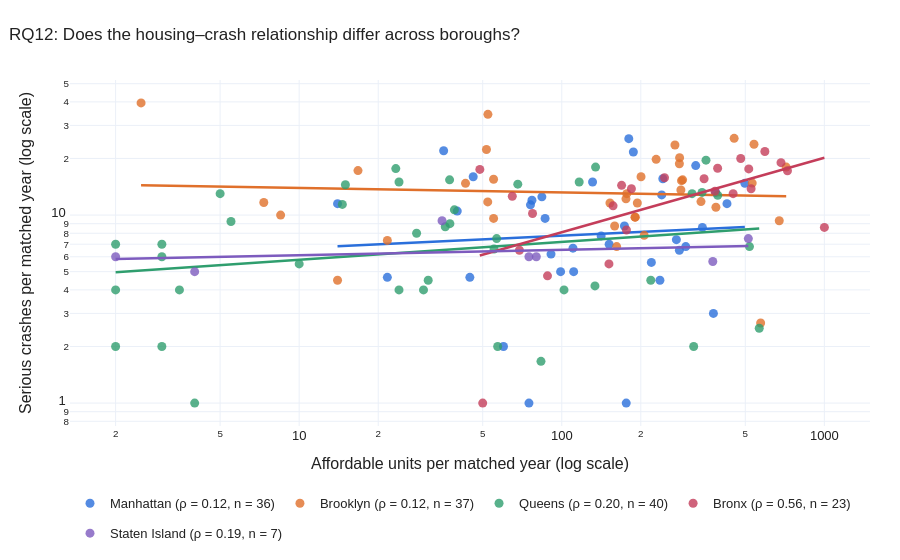

The notebook cell this image was saved under:
### Markdown cell above
### RQ12 chart: one colour and one trend line per borough
Each dot is a ZIP. Each line is that borough's log-log trend. The legend shows each borough's ρ and number of ZIPs. **Click a borough in the legend to hide it, or double-click to isolate it.**

### Code cell
fig_rq12 = go.Figure()
for borough, color in BOROUGH_COLORS.items():
    g = per_zip[per_zip["borough"] == borough]
    rho = rq12_table.set_index("borough").loc[borough, "spearman_rho"]
    fig_rq12.add_trace(go.Scatter(
        x=g["housing"], y=g["safety"], mode="markers", legendgroup=borough,
        name=f"{borough} (ρ = {rho:.2f}, n = {len(g)})",
        marker=dict(color=color, size=9, opacity=0.8),
        customdata=np.stack([g["zip_code"], g["matched_years"]], axis=-1),
        hovertemplate=("<b>%{customdata[0]}</b><br>Affordable units/year: %{x:.1f}"
                       "<br>Serious crashes/year: %{y:.1f}<br>Matched years: %{customdata[1]}"
                       "<extra></extra>")))
    # Straight line on log axes = least squares fit on log10 values
    slope, intercept = np.polyfit(np.log10(g["housing"]), np.log10(g["safety"]), 1)
    xs = np.linspace(g["housing"].min(), g["housing"].max(), 50)
    fig_rq12.add_trace(go.Scatter(
        x=xs, y=10 ** (intercept + slope * np.log10(xs)), mode="lines", legendgroup=borough,
        showlegend=False, hoverinfo="skip", line=dict(color=color, width=2.5)))

fig_rq12.update_xaxes(type="log")
fig_rq12.update_yaxes(type="log")
style_fig(fig_rq12, "RQ12: Does the housing–crash relationship differ across boroughs?",
          "Affordable units per matched year (log scale)",
          "Serious crashes per matched year (log scale)")
fig_rq12.show()

### Figure 1 — Plotly figure (JSON) as saved in the notebook; plotly's stock layout.template omitted (floating-point values rounded to 4 significant figures)
{"data": [{"customdata": [["10001", 2], ["10002", 4], ["10003", 3], ["10004", 2], ["10009", 3], ["10010", 2], ["10011", 4], ["10013", 2], ["10014", 2], ["10016", 3], ["10017", 1], ["10018", 1], ["10019", 2], ["10021", 1], ["10022", 2], ["10023", 2], ["10024", 4], ["10025", 5], ["10026", 5], ["10027", 5], ["10028", 2], ["10029", 3], ["10030", 5], ["10031", 5], ["10032", 5], ["10033", 4], ["10034", 5], ["10035", 5], ["10036", 5], ["10037", 3], ["10038", 1], ["10039", 2], ["10040", 3], ["10065", 2], ["10075", 3], ["10128", 3]], "hovertemplate": "<b>%{customdata[0]}</b><br>Affordable units/year: %{x:.1f}<br>Serious crashes/year: %{y:.1f}<br>Matched years: %{customdata[1]}<extra></extra>", "legendgroup": "Manhattan", "marker": {"color": "#2a6fdb", "opacity": 0.8, "size": 9}, "mode": "markers", "name": "Manhattan (ρ = 0.12, n = 36)", "type": "scatter", "x": [77.0, 498.0, 46.0, 236.5, 76.0, 84.0, 173.2, 14.0, 280.5, 187.3, 131.0, 176.0, 180.0, 99.0, 35.5, 151.5, 141.2, 343.2, 219.4, 240.2, 60.0, 323.7, 91.0, 296.6, 86.4, 425.8, 273.2, 385.4, 242.6, 44.67, 75.0, 378.0, 111.0, 40.0, 21.67, 110.3], "y": [12.0, 14.75, 16.0, 4.5, 11.33, 12.5, 8.75, 11.5, 6.5, 21.67, 15.0, 1.0, 25.5, 5.0, 22.0, 7.0, 7.75, 8.6, 5.6, 12.8, 2.0, 18.33, 6.2, 6.8, 9.6, 11.5, 7.4, 13.2, 15.6, 4.667, 1.0, 3.0, 5.0, 10.5, 4.667, 6.667]}, {"hoverinfo": "skip", "legendgroup": "Manhattan", "line": {"color": "#2a6fdb", "width": 2.5}, "mode": "lines", "showlegend": false, "type": "scatter", "x": [14.0, 23.88, 33.76, 43.63, 53.51, 63.39, 73.27, 83.14, 93.02, 102.9, 112.8, 122.7, 132.5, 142.4, 152.3, 162.2, 172.0, 181.9, 191.8, 201.7, 211.6, 221.4, 231.3, 241.2, 251.1, 260.9, 270.8, 280.7, 290.6, 300.4, 310.3, 320.2, 330.1, 340.0, 349.8, 359.7, 369.6, 379.5, 389.3, 399.2, 409.1, 419.0, 428.9, 438.7, 448.6, 458.5, 468.4, 478.2, 488.1, 498.0], "y": [6.817, 7.064, 7.229, 7.353, 7.454, 7.538, 7.612, 7.676, 7.734, 7.786, 7.834, 7.877, 7.918, 7.956, 7.992, 8.025, 8.057, 8.087, 8.116, 8.143, 8.169, 8.194, 8.218, 8.24, 8.263, 8.284, 8.304, 8.324, 8.343, 8.362, 8.38, 8.398, 8.415, 8.431, 8.447, 8.463, 8.478, 8.493, 8.508, 8.522, 8.536, 8.549, 8.563, 8.576, 8.588, 8.601, 8.613, 8.625, 8.637, 8.648]}, {"customdata": [["11201", 5], ["11203", 5], ["11204", 2], ["11205", 5], ["11206", 5], ["11207", 5], ["11208", 5], ["11209", 2], ["11210", 5], ["11211", 5], ["11212", 5], ["11213", 5], ["11214", 2], ["11215", 5], ["11216", 4], ["11217", 5], ["11218", 4], ["11219", 3], ["11220", 4], ["11221", 5], ["11222", 4], ["11223", 4], ["11224", 3], ["11225", 5], ["11226", 5], ["11229", 4], ["11230", 3], ["11231", 4], ["11232", 3], ["11233", 5], ["11234", 3], ["11235", 4], ["11236", 2], ["11237", 5], ["11238", 5], ["11239", 3], ["11249", 5]], "hovertemplate": "<b>%{customdata[0]}</b><br>Affordable units/year: %{x:.1f}<br>Serious crashes/year: %{y:.1f}<br>Matched years: %{customdata[1]}<extra></extra>", "legendgroup": "Brooklyn", "marker": {"color": "#e0702b", "opacity": 0.8, "size": 9}, "mode": "markers", "name": "Brooklyn (ρ = 0.12, n = 37)", "type": "scatter", "x": [386.4, 269.8, 8.5, 152.6, 281.0, 453.4, 715.6, 14.0, 531.2, 288.6, 539.6, 194.0, 55.0, 176.8, 190.0, 284.2, 52.25, 7.333, 280.5, 175.6, 159.0, 43.0, 673.3, 206.0, 228.8, 16.75, 51.67, 190.5, 21.67, 200.4, 52.33, 285.8, 2.5, 55.0, 339.0, 572.0, 161.8], "y": [11.0, 23.6, 10.0, 11.6, 20.2, 25.6, 18.0, 4.5, 14.8, 15.4, 23.8, 11.6, 15.5, 13.0, 9.75, 13.6, 11.75, 11.67, 18.75, 12.2, 8.75, 14.75, 9.333, 7.8, 19.8, 17.25, 22.33, 9.75, 7.333, 16.0, 34.33, 15.25, 39.5, 9.6, 11.8, 2.667, 6.8]}, {"hoverinfo": "skip", "legendgroup": "Brooklyn", "line": {"color": "#e0702b", "width": 2.5}, "mode": "lines", "showlegend": false, "type": "scatter", "x": [2.5, 17.05, 31.61, 46.16, 60.71, 75.27, 89.82, 104.4, 118.9, 133.5, 148.0, 162.6, 177.1, 191.7, 206.2, 220.8, 235.3, 249.9, 264.5, 279.0, 293.6, 308.1, 322.7, 337.2, 351.8, 366.3, 380.9, 395.4, 410.0, 424.5, 439.1, 453.6, 468.2, 482.8, 497.3, 511.9, 526.4, 541.0, 555.5, 570.1, 584.6, 599.2, 613.7, 628.3, 642.8, 657.4, 671.9, 686.5, 701.0, 715.6], "y": [14.4, 13.76, 13.56, 13.43, 13.35, 13.28, 13.22, 13.17, 13.13, 13.1, 13.07, 13.04, 13.01, 12.98, 12.96, 12.94, 12.92, 12.9, 12.89, 12.87, 12.85, 12.84, 12.82, 12.81, 12.8, 12.79, 12.77, 12.76, 12.75, 12.74, 12.73, 12.72, 12.71, 12.7, 12.69, 12.68, 12.67, 12.67, 12.66, 12.65, 12.64, 12.64, 12.63, 12.62, 12.61, 12.61, 12.6, 12.59, 12.59, 12.58]}, {"customdata": [["11101", 5], ["11102", 5], ["11103", 4], ["11104", 2], ["11105", 4], ["11106", 5], ["11354", 5], ["11355", 4], ["11358", 1], ["11361", 2], ["11365", 1], ["11367", 1], ["11368", 5], ["11369", 2], ["11370", 1], ["11372", 3], ["11373", 3], ["11374", 4], ["11375", 2], ["11377", 5], ["11385", 3], ["11411", 1], ["11412", 1], ["11413", 1], ["11415", 3], ["11416", 2], ["11418", 2], ["11419", 2], ["11420", 1], ["11421", 2], ["11423", 2], ["11429", 1], ["11432", 5], ["11433", 2], ["11434", 1], ["11435", 4], ["11436", 1], ["11691", 5], ["11692", 2], ["11694", 1]], "hovertemplate": "<b>%{customdata[0]}</b><br>Affordable units/year: %{x:.1f}<br>Serious crashes/year: %{y:.1f}<br>Matched years: %{customdata[1]}<extra></extra>", "legendgroup": "Queens", "marker": {"color": "#2f9e6e", "opacity": 0.8, "size": 9}, "mode": "markers", "name": "Queens (ρ = 0.20, n = 40)", "type": "scatter", "x": [354.2, 133.8, 5.5, 102.0, 29.75, 55.2, 14.6, 134.5, 2.0, 10.0, 3.0, 24.0, 342.2, 56.5, 5.0, 36.0, 39.0, 218.2, 116.5, 37.4, 23.33, 2.0, 2.0, 3.0, 83.33, 3.5, 37.5, 15.0, 3.0, 31.0, 28.0, 4.0, 68.0, 313.5, 24.0, 392.5, 318.0, 518.6, 565.0, 57.0], "y": [19.6, 4.2, 9.25, 4.0, 4.0, 6.6, 11.4, 18.0, 7.0, 5.5, 6.0, 4.0, 13.2, 7.5, 13.0, 8.667, 10.67, 4.5, 15.0, 15.4, 17.67, 2.0, 4.0, 7.0, 1.667, 4.0, 9.0, 14.5, 2.0, 4.5, 8.0, 1.0, 14.6, 13.0, 15.0, 12.75, 2.0, 6.8, 2.5, 2.0]}, {"hoverinfo": "skip", "legendgroup": "Queens", "line": {"color": "#2f9e6e", "width": 2.5}, "mode": "lines", "showlegend": false, "type": "scatter", "x": [2.0, 13.49, 24.98, 36.47, 47.96, 59.45, 70.94, 82.43, 93.92, 105.4, 116.9, 128.4, 139.9, 151.4, 162.9, 174.3, 185.8, 197.3, 208.8, 220.3, 231.8, 243.3, 254.8, 266.3, 277.8, 289.2, 300.7, 312.2, 323.7, 335.2, 346.7, 358.2, 369.7, 381.2, 392.7, 404.1, 415.6, 427.1, 438.6, 450.1, 461.6, 473.1, 484.6, 496.1, 507.6, 519.0, 530.5, 542.0, 553.5, 565.0], "y": [4.962, 5.947, 6.304, 6.535, 6.706, 6.844, 6.96, 7.06, 7.148, 7.226, 7.297, 7.362, 7.423, 7.478, 7.53, 7.579, 7.625, 7.669, 7.71, 7.749, 7.787, 7.822, 7.857, 7.89, 7.921, 7.952, 7.981, 8.01, 8.037, 8.064, 8.089, 8.114, 8.139, 8.162, 8.185, 8.208, 8.23, 8.251, 8.272, 8.292, 8.312, 8.331, 8.35, 8.369, 8.387, 8.405, 8.422, 8.439, 8.456, 8.473]}, {"customdata": [["10451", 5], ["10452", 5], ["10453", 5], ["10454", 5], ["10455", 5], ["10456", 5], ["10457", 5], ["10458", 5], ["10459", 5], ["10460", 5], ["10461", 5], ["10462", 5], ["10463", 5], ["10466", 4], ["10467", 5], ["10468", 5], ["10469", 4], ["10470", 4], ["10471", 1], ["10472", 5], ["10473", 4], ["10474", 3], ["10475", 2]], "hovertemplate": "<b>%{customdata[0]}</b><br>Affordable units/year: %{x:.1f}<br>Serious crashes/year: %{y:.1f}<br>Matched years: %{customdata[1]}<extra></extra>", "legendgroup": "Bronx", "marker": {"color": "#c43d5a", "opacity": 0.8, "size": 9}, "mode": "markers", "name": "Bronx (ρ = 0.56, n = 23)", "type": "scatter", "x": [348.4, 1000.0, 723.6, 169.0, 246.2, 593.6, 683.8, 449.4, 526.0, 383.2, 77.4, 64.8, 184.2, 48.75, 480.4, 515.4, 392.2, 88.25, 50.0, 156.8, 151.2, 176.3, 69.0], "y": [15.6, 8.6, 17.2, 14.4, 15.8, 21.8, 19.0, 13.0, 13.8, 13.4, 10.2, 12.6, 13.8, 17.5, 20.0, 17.6, 17.75, 4.75, 1.0, 11.2, 5.5, 8.333, 6.5]}, {"hoverinfo": "skip", "legendgroup": "Bronx", "line": {"color": "#c43d5a", "width": 2.5}, "mode": "lines", "showlegend": false, "type": "scatter", "x": [48.75, 68.17, 87.58, 107.0, 126.4, 145.8, 165.3, 184.7, 204.1, 223.5, 242.9, 262.3, 281.8, 301.2, 320.6, 340.0, 359.4, 378.8, 398.3, 417.7, 437.1, 456.5, 475.9, 495.3, 514.8, 534.2, 553.6, 573.0, 592.4, 611.9, 631.3, 650.7, 670.1, 689.5, 708.9, 728.4, 747.8, 767.2, 786.6, 806.0, 825.4, 844.9, 864.3, 883.7, 903.1, 922.5, 941.9, 961.4, 980.8, 1000.0], "y": [6.096, 6.963, 7.691, 8.326, 8.895, 9.414, 9.892, 10.34, 10.76, 11.15, 11.52, 11.88, 12.22, 12.55, 12.86, 13.17, 13.46, 13.75, 14.02, 14.29, 14.55, 14.8, 15.05, 15.29, 15.52, 15.75, 15.98, 16.2, 16.41, 16.62, 16.83, 17.03, 17.23, 17.43, 17.62, 17.81, 18.0, 18.18, 18.36, 18.54, 18.72, 18.89, 19.06, 19.23, 19.4, 19.56, 19.72, 19.88, 20.04, 20.2]}, {"customdata": [["10301", 3], ["10304", 3], ["10305", 1], ["10306", 2], ["10307", 1], ["10310", 1], ["10314", 1]], "hovertemplate": "<b>%{customdata[0]}</b><br>Affordable units/year: %{x:.1f}<br>Serious crashes/year: %{y:.1f}<br>Matched years: %{customdata[1]}<extra></extra>", "legendgroup": "Staten Island", "marker": {"color": "#7d5bbe", "opacity": 0.8, "size": 9}, "mode": "markers", "name": "Staten Island (ρ = 0.19, n = 7)", "type": "scatter", "x": [35.0, 376.0, 2.0, 513.5, 4.0, 75.0, 80.0], "y": [9.333, 5.667, 6.0, 7.5, 5.0, 6.0, 6.0]}, {"hoverinfo": "skip", "legendgroup": "Staten Island", "line": {"color": "#7d5bbe", "width": 2.5}, "mode": "lines", "showlegend": false, "type": "scatter", "x": [2.0, 12.44, 22.88, 33.32, 43.76, 54.19, 64.63, 75.07, 85.51, 95.95, 106.4, 116.8, 127.3, 137.7, 148.1, 158.6, 169.0, 179.5, 189.9, 200.3, 210.8, 221.2, 231.7, 242.1, 252.5, 263.0, 273.4, 283.8, 294.3, 304.7, 315.2, 325.6, 336.0, 346.5, 356.9, 367.4, 377.8, 388.2, 398.7, 409.1, 419.6, 430.0, 440.4, 450.9, 461.3, 471.7, 482.2, 492.6, 503.1, 513.5], "y": [5.837, 6.15, 6.258, 6.325, 6.375, 6.414, 6.446, 6.474, 6.498, 6.519, 6.538, 6.556, 6.572, 6.587, 6.601, 6.613, 6.625, 6.637, 6.648, 6.658, 6.667, 6.677, 6.685, 6.694, 6.702, 6.71, 6.717, 6.724, 6.731, 6.738, 6.744, 6.751, 6.757, 6.763, 6.768, 6.774, 6.779, 6.785, 6.79, 6.795, 6.8, 6.804, 6.809, 6.814, 6.818, 6.823, 6.827, 6.831, 6.835, 6.839]}], "layout": {"font": {"color": "#222", "family": "Arial", "size": 13}, "height": 560, "hoverlabel": {"bgcolor": "white", "font": {"size": 12}}, "legend": {"orientation": "h", "title": {}, "x": 0, "y": -0.18, "yanchor": "top"}, "margin": {"b": 40, "l": 70, "r": 30, "t": 80}, "title": {"font": {"size": 17}, "text": "RQ12: Does the housing–crash relationship differ across boroughs?", "x": 0.01, "xanchor": "left"}, "xaxis": {"title": {"text": "Affordable units per matched year (log scale)"}, "type": "log"}, "yaxis": {"title": {"text": "Serious crashes per matched year (log scale)"}, "type": "log"}}}
